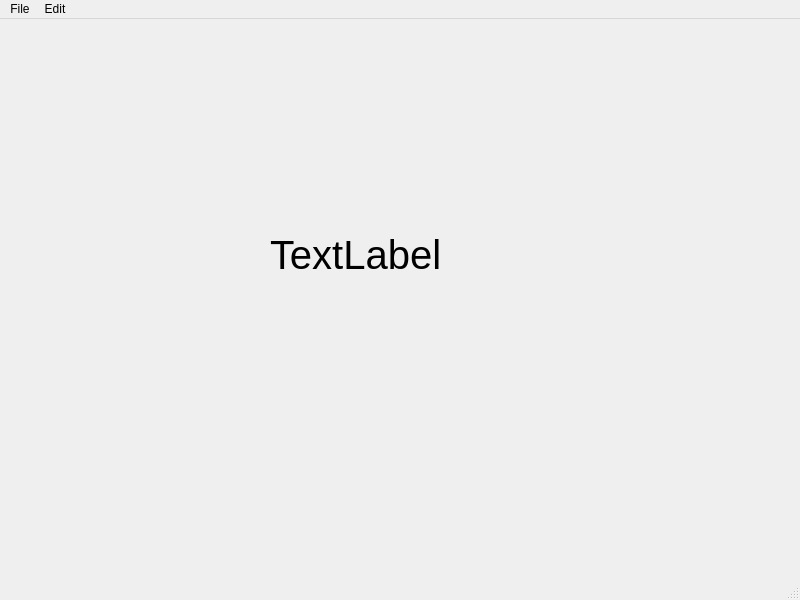
<?xml version="1.0" encoding="UTF-8"?>
<ui version="4.0">
 <class>MainWindow</class>
 <widget class="QMainWindow" name="MainWindow">
  <property name="geometry">
   <rect>
    <x>0</x>
    <y>0</y>
    <width>800</width>
    <height>600</height>
   </rect>
  </property>
  <property name="windowTitle">
   <string>MainWindow</string>
  </property>
  <widget class="QWidget" name="centralwidget">
   <widget class="QLabel" name="label">
    <property name="geometry">
     <rect>
      <x>270</x>
      <y>180</y>
      <width>221</width>
      <height>111</height>
     </rect>
    </property>
    <property name="styleSheet">
     <string notr="true">font-size: 30pt</string>
    </property>
    <property name="text">
     <string>TextLabel</string>
    </property>
   </widget>
  </widget>
  <widget class="QMenuBar" name="menubar">
   <property name="geometry">
    <rect>
     <x>0</x>
     <y>0</y>
     <width>800</width>
     <height>24</height>
    </rect>
   </property>
   <widget class="QMenu" name="menuFile">
    <property name="title">
     <string>File</string>
    </property>
    <addaction name="actionNew"/>
    <addaction name="actionSave"/>
   </widget>
   <widget class="QMenu" name="menuEdit">
    <property name="title">
     <string>Edit</string>
    </property>
    <addaction name="actionCopy"/>
    <addaction name="actionPaste"/>
   </widget>
   <addaction name="menuFile"/>
   <addaction name="menuEdit"/>
  </widget>
  <widget class="QStatusBar" name="statusbar"/>
  <action name="actionNew">
   <property name="text">
    <string>New</string>
   </property>
  </action>
  <action name="actionSave">
   <property name="text">
    <string>Save</string>
   </property>
  </action>
  <action name="actionCopy">
   <property name="text">
    <string>Copy</string>
   </property>
  </action>
  <action name="actionPaste">
   <property name="text">
    <string>Paste</string>
   </property>
  </action>
 </widget>
 <resources/>
 <connections/>
</ui>
